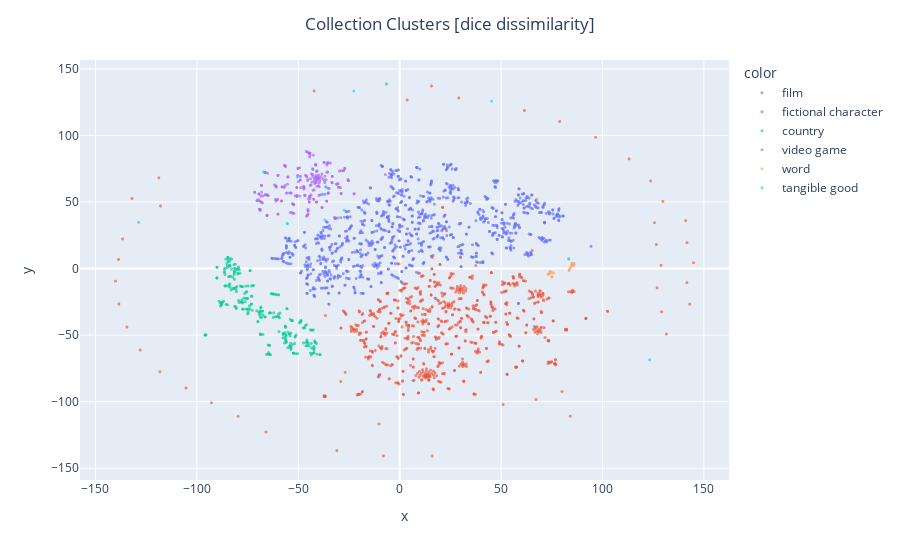

Notebook code cell kept with this figure:
### Code cell
fig = px.scatter(
    x=X_tsne_dice[:, 0],
    y=X_tsne_dice[:, 1],
    hover_name=y_name,
    hover_data={
        'first 4 names': [','.join(sorted(doc)[:4]) for doc in doc_names]
    },
    size_max=1e-6,
    color=[types[i] for i in y_type],
    opacity=0.65,
#     width=1200,  # figure width in pixels
#     height=800,  # figure height in pixels
)
fig.update_traces(marker={'size': 3})
fig.update_layout(title_text='Collection Clusters [dice dissimilarity]', title_x=0.5)
fig.show()

### Figure 1 — Plotly figure (JSON) as saved in the notebook; plotly's stock layout.template omitted (floating-point values rounded to 4 significant figures; data arrays with more than 128 entries replaced by an {"elided": "..."} marker saying what was removed)
{"data": [{"customdata": {"elided": "1035x1 str values"}, "hovertemplate": "<b>%{hovertext}</b><br><br>color=film<br>x=%{x}<br>y=%{y}<br>first 4 names=%{customdata[0]}<extra></extra>", "hovertext": {"elided": "1035 str values"}, "legendgroup": "film", "marker": {"color": "#636efa", "opacity": 0.65, "size": 3, "symbol": "circle"}, "mode": "markers", "name": "film", "showlegend": true, "type": "scattergl", "x": {"elided": "1035 float values"}, "xaxis": "x", "y": {"elided": "1035 float values"}, "yaxis": "y"}, {"customdata": {"elided": "860x1 str values"}, "hovertemplate": "<b>%{hovertext}</b><br><br>color=fictional character<br>x=%{x}<br>y=%{y}<br>first 4 names=%{customdata[0]}<extra></extra>", "hovertext": {"elided": "860 str values"}, "legendgroup": "fictional character", "marker": {"color": "#EF553B", "opacity": 0.65, "size": 3, "symbol": "circle"}, "mode": "markers", "name": "fictional character", "showlegend": true, "type": "scattergl", "x": {"elided": "860 float values"}, "xaxis": "x", "y": {"elided": "860 float values"}, "yaxis": "y"}, {"customdata": {"elided": "264x1 str values"}, "hovertemplate": "<b>%{hovertext}</b><br><br>color=country<br>x=%{x}<br>y=%{y}<br>first 4 names=%{customdata[0]}<extra></extra>", "hovertext": {"elided": "264 str values"}, "legendgroup": "country", "marker": {"color": "#00cc96", "opacity": 0.65, "size": 3, "symbol": "circle"}, "mode": "markers", "name": "country", "showlegend": true, "type": "scattergl", "x": {"elided": "264 float values"}, "xaxis": "x", "y": {"elided": "264 float values"}, "yaxis": "y"}, {"customdata": {"elided": "223x1 str values"}, "hovertemplate": "<b>%{hovertext}</b><br><br>color=video game<br>x=%{x}<br>y=%{y}<br>first 4 names=%{customdata[0]}<extra></extra>", "hovertext": {"elided": "223 str values"}, "legendgroup": "video game", "marker": {"color": "#ab63fa", "opacity": 0.65, "size": 3, "symbol": "circle"}, "mode": "markers", "name": "video game", "showlegend": true, "type": "scattergl", "x": {"elided": "223 float values"}, "xaxis": "x", "y": {"elided": "223 float values"}, "yaxis": "y"}, {"customdata": [["portmanteau"], ["acronym,adjective,antidisestablishmentarianism,compound"], ["arete,barbarism,buzzword,conjunction"], ["bergie,kaffer,kafir,onomatopoeia"], ["discoursemarker,interrogativeword,portmanteau,spanishprofanity"], ["loanword,who"], ["doublet,listofenglishwordsofgreekorigin,listofenglishwordsofpolishorigin,postpositiveadjective"], ["cognate,intransitiveverb,listofenglishwordsofgreekorigin,listofenglishwordsofpolishorigin"], ["bespoke,boffin,bollocks,cunt"], ["compound,googol,initialism,onomatopoeia"], ["listofenglishwordsofgreekorigin,listofenglishwordsofpolishorigin"], ["falsecognate,gairaigo,godanverb,homophone"], ["adjective,adverb,antonym,eponymousauthor"], ["cognate,listofenglishwordsofgreekorigin,listofenglishwordsofpolishorigin,orange"], ["loanword"], ["farangi,listofenglishwordsofgreekorigin,listofenglishwordsofpolishorigin,loanwords"], ["ganja,listofenglishwordsofgreekorigin,listofenglishwordsofpolishorigin"], ["shastra,ācāra"], ["definitearticle,listofenglishwordsofgreekorigin,listofenglishwordsofpolishorigin,papoose"], ["autology,bollocks,combiningform,googol"], ["calque,hybridword,listofenglishwordsofgreekorigin,listofenglishwordsofpolishorigin"]], "hovertemplate": "<b>%{hovertext}</b><br><br>color=word<br>x=%{x}<br>y=%{y}<br>first 4 names=%{customdata[0]}<extra></extra>", "hovertext": ["Glossary of BDSM", "Longest words", "Glossary of rhetorical terms", "South African slang words", "Loanwords in Tagalog", "English words containing Q not followed by U", "English words of French origin", "English words of Yiddish origin", "Glossary of British terms not widely used in the United States", "Computer term etymologies", "English words of Arabic origin", "Glossary of Japanese words of Portuguese origin", "Glossary of literary terms", "English words of Sanskrit origin", "Loanwords in Malay", "English words of Persian origin", "English words of Hindi or Urdu origin", "Glossary of Hinduism terms", "English words from indigenous languages of the Americas", "Words with the suffix -ology", "English words of Chinese origin"], "legendgroup": "word", "marker": {"color": "#FFA15A", "opacity": 0.65, "size": 3, "symbol": "circle"}, "mode": "markers", "name": "word", "showlegend": true, "type": "scattergl", "x": [73.31, 75.72, 73.98, 74.17, 73.16, 83.49, 84.81, 85.99, 75.08, 74.06, 85.14, 83.97, 74.72, 85.22, 83.49, 84.82, 85.16, 67.67, 85.81, 75.01, 84.39], "xaxis": "x", "y": [-4.263, -3.247, -2.31, -2.563, -4.367, -1.402, 2.655, 3.899, -6.459, -3.701, 2.776, 0.1125, -2.608, 3.629, -1.393, 3.934, 2.744, 52.21, 2.437, -6.252, 1.211], "yaxis": "y"}, {"customdata": [["amoled,microsoftlumia,n-gage,nokia1"], ["agony,downloadablecontent,eden,efafairytaleofthetwo"], ["action-adventuregame,actiongame,actionrole-playinggame,adventuregame"], ["finalfantasyxv,kingdomheartsiii,metalgearsolidpeacewalker,sonyericssonlivewithwalkman"], ["keyboardmania"], ["apple,banana,clementine,greenwall"], ["dinosaurgame,doom,flightsimulator,fulltiltpinball"], ["cadburyroses"], ["apple,apricot,banana,berry"], ["digiorno,slimfast,slimjim,spam"], ["ericssonr380,sonyericssoncedar,sonyericssonk790,sonyericssonk800i"], ["ibmsimon"], ["hpelitex3,hpveer,palmpre"], ["beef,bigbumpin,bkchickenfries,blackforestham"]], "hovertemplate": "<b>%{hovertext}</b><br><br>color=tangible good<br>x=%{x}<br>y=%{y}<br>first 4 names=%{customdata[0]}<extra></extra>", "hovertext": ["Nokia products", "AO-rated video games", "Fastest-selling products", "Sony Walkman products", "Yamaha Corporation products", "Most valuable crops and livestock products", "Easter eggs in Microsoft products", "Cadbury products", "Skittles products", "Brand name food products", "Sony Ericsson products", "IBM products", "Hewlett-Packard products", "Burger King products"], "legendgroup": "tangible good", "marker": {"color": "#19d3f3", "opacity": 0.65, "size": 3, "symbol": "circle"}, "mode": "markers", "name": "tangible good", "showlegend": true, "type": "scattergl", "x": [-50.52, -37.5, -36.37, -55.41, -67.25, 83.33, -36.92, 45.33, 83.32, -22.63, -55.41, 123.2, -128.7, -27.48], "xaxis": "x", "y": [68.59, 55.83, 61.23, 33.79, 72.56, 7.263, 36.55, 125.8, 7.278, 133.4, 33.78, -68.59, 34.67, 43.9], "yaxis": "y"}], "layout": {"legend": {"title": {"text": "color"}, "tracegroupgap": 0}, "margin": {"t": 60}, "title": {"text": "Collection Clusters [dice dissimilarity]", "x": 0.5}, "xaxis": {"anchor": "y", "domain": [0, 1], "title": {"text": "x"}}, "yaxis": {"anchor": "x", "domain": [0, 1], "title": {"text": "y"}}}}
